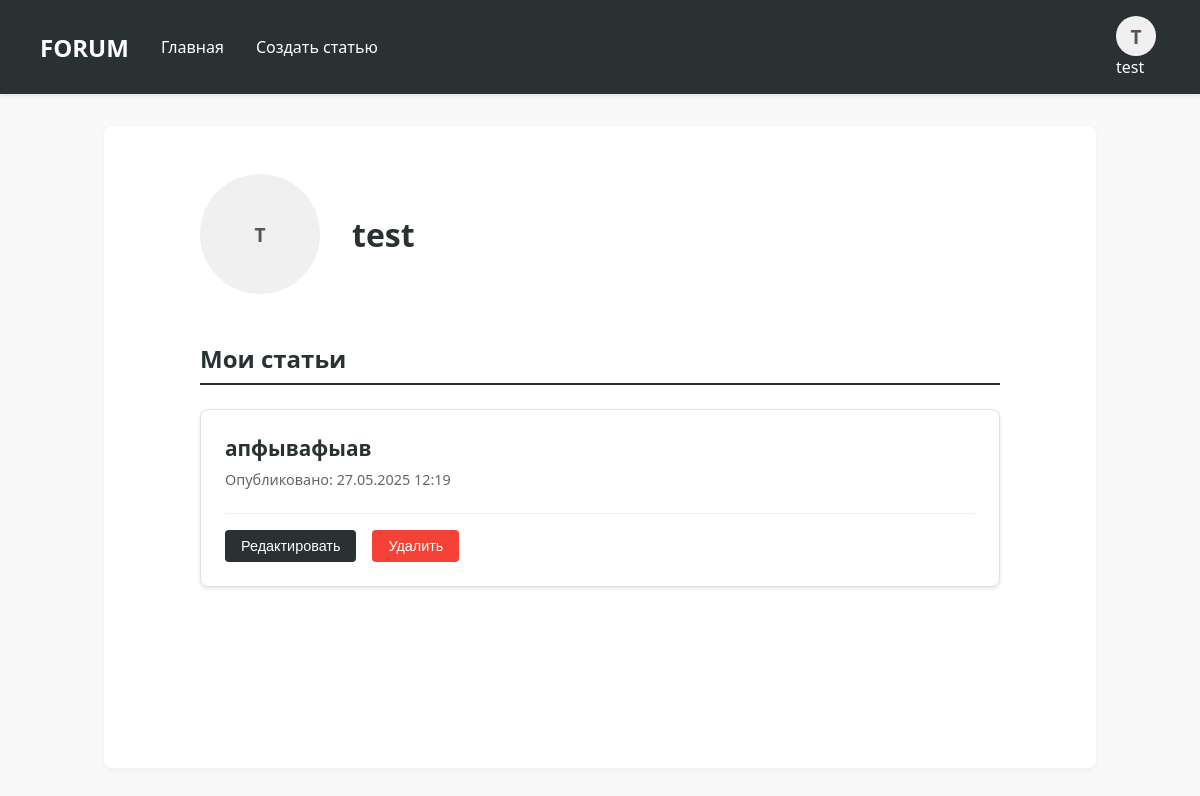
The page /profile/ (signed in) on the database as committed earlier.
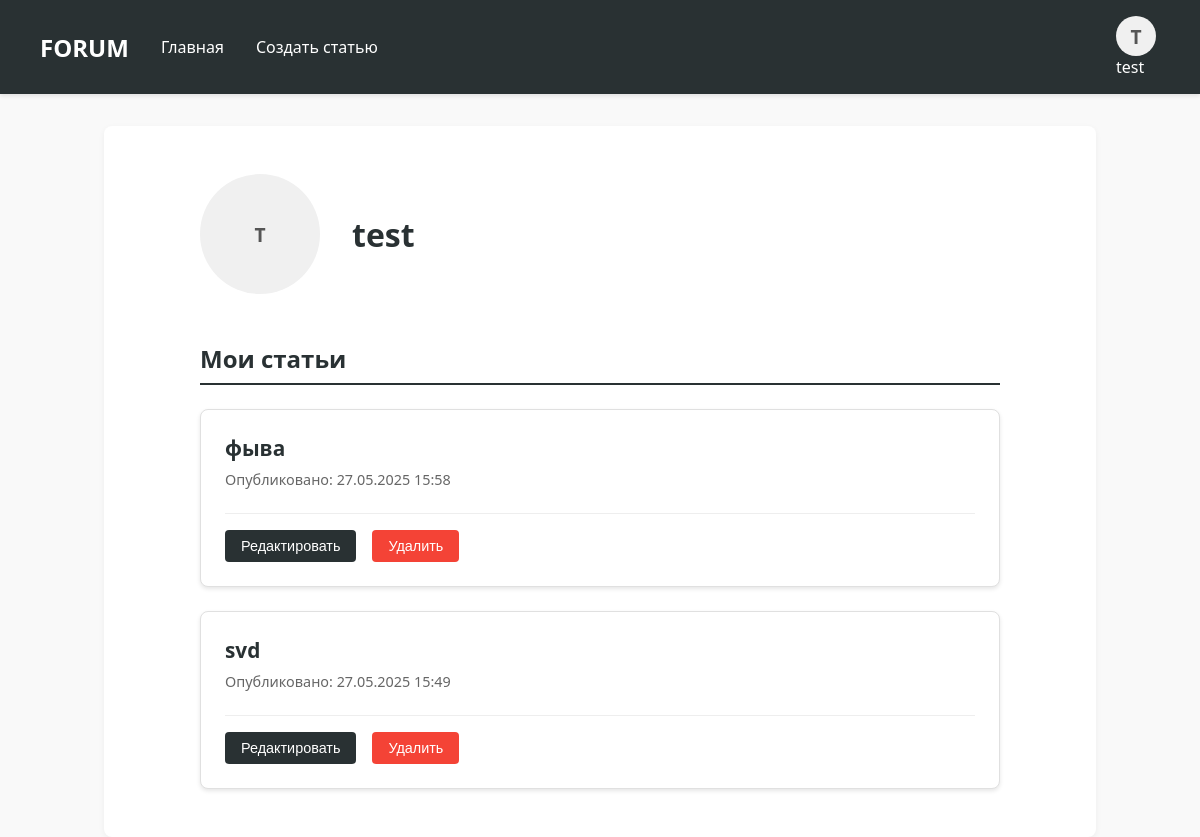
The same page on the database as committed later.
### forumApp/models.py (models this page shows, shortened)
class Articles(models.Model):
    name = models.CharField(max_length=255)
    content = models.TextField()
    author = models.ForeignKey(
        User,
        on_delete=models.CASCADE,
        default=1
    )
    created_at = models.DateTimeField(default=timezone.now)

### forumApp/views.py (the view)
# urls.py: path('profile/', views.profile_page, name='profile'),
def profile_page(request):
    if not request.user.is_authenticated:
        return redirect('login')
    user_articles = Articles.objects.filter(author=request.user).order_by('-id')
    context = {
        'user': request.user,
        'user_articles': user_articles,
    }
    return render(request, 'profile.html', context)

### forumApp/templates/profile.html (shortened to what this page needs)
{% extends 'base.html' %}
{% load static %}
{% block extra_css %}
<link rel="stylesheet" href="{% static 'css/profile.css' %}">
{% endblock %}
{% block content %}
<div class="profile-container">
    <div class="profile-header">
        <div class="profile-avatar">
            {% if user.profile.avatar %}
                <img src="{{ user.profile.avatar.url }}" alt="Аватар" class="avatar-img">
            {% else %}
                <div class="avatar-default">{{ user.username|first|upper }}</div>
            {% endif %}
        </div>
        <h1 class="profile-name">{{ user.get_full_name|default:user.username }}</h1>
    </div>
    <div class="profile-articles">
        <h2>Мои статьи</h2>
        <div class="articles-list">
            {% for article in user_articles %}
            <div class="article-card" id="article-{{ article.id }}">
                <div class="article-content" id="content-{{ article.id }}">
                    <h3 class="article-title">{{ article.name }}</h3>
                    <p class="article-date">Опубликовано: {{ article.created_at|date:"d.m.Y H:i" }}</p>
                </div>
                <div class="article-actions">
                    <button class="edit-btn" onclick="toggleEditForm({{ article.id }})">Редактировать</button>
                    <form action="{% url 'article_delete' article.id %}" method="post" class="delete-form">
                        <button type="submit" class="delete-btn" onclick="return confirm('Вы уверены, что хотите удалить эту статью?')">
                            Удалить
                        </button>
                    </form>
                </div>
            </div>
            {% empty %}
            <p class="no-articles">У вас пока нет статей</p>
            {% endfor %}
        </div>
    </div>
</div>
{% endblock %}

### forumApp/templates/base.html (shortened to what this page needs)
{% load static %}
<!DOCTYPE html>
<html>
<head>
    <link rel="stylesheet" href="{% static 'css/base.css' %}">
    {% block extra_css %}{% endblock %}
</head>
<body>
    {% include 'header.html' %}
    <div class="main-container">
        {% block content %}{% endblock %}
    </div>
</body>
</html>

### forumApp/templates/header.html (shortened to what this page needs)
{% load static %}
{% block extra_css %}
<link rel="stylesheet" href="{% static 'css/header.css' %}">
{% endblock %}
<nav class="navbar">
    <div class="nav-container">
        <div class="nav-left">
            <a href="/" class="nav-logo"> FORUM</a>
            <a href="/" class="nav-link"> Главная</a>
            {% if user.is_authenticated %}
                <a href="/create/" class="nav-link"> Создать статью</a>
            {% else %}
                <a href="/login/?next=/create/" class="nav-link nav-create"><i class="fas fa-plus-circle"></i> Создать статью</a>
            {% endif %}
        </div>
        <div class="nav-right">
            {% if user.is_authenticated %}
                <div class="dropdown">
                    <a href="{% url 'profile' %}" class="nav-profile">
                        <div class="profile-info">
                            <div class="avatar-container">
                                {% if user.profile.avatar %}
                                    <img src="{{ user.profile.avatar.url }}" alt="Аватар" class="avatar">
                                {% else %}
                                    <div class="avatar-default">{{ user.username|first|upper }}</div>
                                {% endif %}
                            </div>
                            <span class="username">{{ user.username }}</span>
                        </div>
                    </a>
                </div>
            {% else %}
                <a href="/login/" class="nav-btn nav-login"><i class="fas fa-sign-in-alt"></i> Войти</a>
                <a href="/register/" class="nav-btn nav-register"><i class="fas fa-user-plus"></i> Регистрация</a>
            {% endif %}
        </div>
    </div>
</nav>

### forumApp/static/css/base.css (style rules this page uses)
body { margin: 0; font-family: 'Segoe UI', Tahoma, Geneva, Verdana, sans-serif; background-color: #f9f9f9; color: #000; display: flex; flex-direction: column; min-height: 100vh; }
.main-container { max-width: 960px; margin: 2rem auto; padding: 1rem; background: white; border-radius: 8px; box-shadow: 0 2px 6px rgba(0, 0, 0, 0.05); }
html, body { height: 100%; }
body { display: flex; flex-direction: column; }
.main-container { flex: 1 0 auto; width: 100%; }

### forumApp/static/css/profile.css (style rules this page uses)
.profile-container { max-width: 800px; margin: 0 auto; padding: 2rem; }
.profile-header { display: flex; align-items: center; gap: 2rem; margin-bottom: 3rem; }
.profile-avatar { width: 120px; height: 120px; border-radius: 50%; overflow: hidden; background-color: #f0f0f0; display: flex; align-items: center; justify-content: center; }
.avatar-default { font-size: 3rem; font-weight: bold; color: #555; }
.profile-name { font-size: 2rem; margin: 0; color: #293133; }
.profile-articles h2 { font-size: 1.5rem; margin-bottom: 1.5rem; color: #293133; border-bottom: 2px solid #293133; padding-bottom: 0.5rem; }
.articles-list { display: flex; flex-direction: column; gap: 1.5rem; }
.article-card { background: white; border-radius: 8px; box-shadow: 0 2px 4px rgba(0, 0, 0, 0.1); padding: 1.5rem; transition: box-shadow 0.3s ease; border: 1px solid #e0e0e0; }
.article-title { margin: 0 0 0.5rem 0; font-size: 1.3rem; color: #293133; }
.article-date { margin: 0 0 1rem 0; color: #666; font-size: 0.9rem; }
.article-actions { display: flex; gap: 1rem; margin-top: 1rem; padding-top: 1rem; border-top: 1px solid #eee; }
.edit-btn, .delete-btn, .cancel-btn { padding: 0.5rem 1rem; border-radius: 4px; text-decoration: none; font-size: 0.9rem; cursor: pointer; transition: all 0.3s ease; border: none; }
.edit-btn { background-color: #293133; color: white; }
.delete-btn { background-color: #f44336; color: white; }

### forumApp/static/css/header.css (style rules this page uses)
.navbar { background-color: #293133; color: white; padding: 1rem 2rem; box-shadow: 0 2px 4px rgba(0,0,0,0.1); position: sticky; top: 0; z-index: 1000; }
.nav-container { display: flex; justify-content: space-between; align-items: center; max-width: 1200px; margin: 0 auto; }
.nav-left, .nav-right { display: flex; align-items: center; gap: 1.5rem; }
.nav-logo, .nav-link, .nav-btn { color: white; text-decoration: none; transition: all 0.3s ease; }
.nav-logo { font-size: 1.5rem; font-weight: bold; }
.nav-profile { display: flex; align-items: center; gap: 0.75rem; color: white; text-decoration: none; position: relative; }
.avatar-container { width: 40px; height: 40px; border-radius: 50%; overflow: hidden; background-color: #f0f0f0; display: flex; align-items: center; justify-content: center; flex-shrink: 0; }
.avatar-default { font-size: 1.2rem; font-weight: bold; color: #555; }
.username { font-weight: 500; }
.dropdown { position: relative; }

Rows that differ between the two databases and show on the page:
removed Articles: name "апфывафыав", created_at "27.05.2025 12:19"
added Articles: name "фыва", created_at "27.05.2025 15:58"
added Articles: name "svd", created_at "27.05.2025 15:49"
